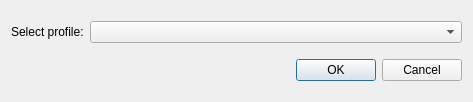
<?xml version="1.0" encoding="UTF-8"?>
<ui version="4.0">
 <class>Dialog_deviceSelection</class>
 <widget class="QDialog" name="Dialog_deviceSelection">
  <property name="geometry">
   <rect>
    <x>0</x>
    <y>0</y>
    <width>473</width>
    <height>102</height>
   </rect>
  </property>
  <property name="windowTitle">
   <string>Select device</string>
  </property>
  <layout class="QVBoxLayout" name="verticalLayout">
   <item>
    <layout class="QHBoxLayout" name="horizontalLayout">
     <item>
      <widget class="QLabel" name="label">
       <property name="sizePolicy">
        <sizepolicy hsizetype="Maximum" vsizetype="Preferred">
         <horstretch>0</horstretch>
         <verstretch>0</verstretch>
        </sizepolicy>
       </property>
       <property name="text">
        <string>Select profile:</string>
       </property>
      </widget>
     </item>
     <item>
      <widget class="QComboBox" name="cb_devices">
       <property name="sizePolicy">
        <sizepolicy hsizetype="Minimum" vsizetype="Fixed">
         <horstretch>0</horstretch>
         <verstretch>0</verstretch>
        </sizepolicy>
       </property>
      </widget>
     </item>
    </layout>
   </item>
   <item>
    <widget class="QDialogButtonBox" name="buttonBox">
     <property name="orientation">
      <enum>Qt::Horizontal</enum>
     </property>
     <property name="standardButtons">
      <set>QDialogButtonBox::Cancel|QDialogButtonBox::Ok</set>
     </property>
    </widget>
   </item>
  </layout>
 </widget>
 <resources/>
 <connections>
  <connection>
   <sender>buttonBox</sender>
   <signal>accepted()</signal>
   <receiver>Dialog_deviceSelection</receiver>
   <slot>accept()</slot>
   <hints>
    <hint type="sourcelabel">
     <x>248</x>
     <y>254</y>
    </hint>
    <hint type="destinationlabel">
     <x>157</x>
     <y>274</y>
    </hint>
   </hints>
  </connection>
  <connection>
   <sender>buttonBox</sender>
   <signal>rejected()</signal>
   <receiver>Dialog_deviceSelection</receiver>
   <slot>reject()</slot>
   <hints>
    <hint type="sourcelabel">
     <x>316</x>
     <y>260</y>
    </hint>
    <hint type="destinationlabel">
     <x>286</x>
     <y>274</y>
    </hint>
   </hints>
  </connection>
 </connections>
</ui>
